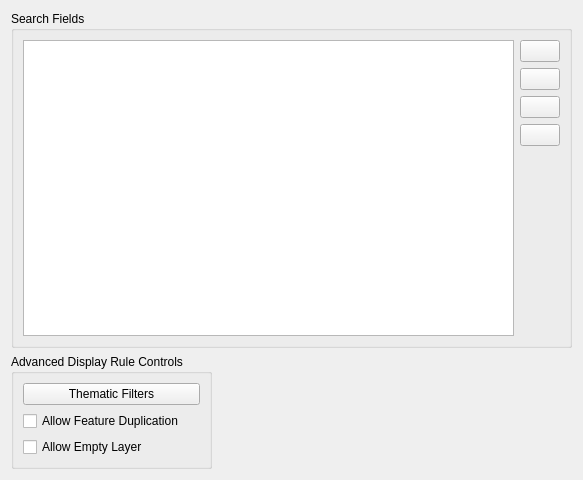
                <widget class="QWidget" name="WStackPage">
                  <attribute name="id">
                    <number>1</number>
                  </attribute>
                  <layout class="QGridLayout">
                    <item row="1" column="0">
                      <layout class="QHBoxLayout">
                        <item>
                          <widget class="QGroupBox" name="resourceRulesBox">
                            <property name="title">
                              <string>Advanced Display Rule Controls</string>
                            </property>
                            <layout class="QVBoxLayout">
                              <item>
                                <layout class="QHBoxLayout">
                                  <item>
                                    <widget class="QPushButton" name="thematicFiltersButton">
                                      <property name="text">
                                        <string>Thematic Filters</string>
                                      </property>
                                    </widget>
                                  </item>
                                </layout>
                              </item>
                              <item>
                                <widget class="QCheckBox" name="featureDuplicationCheck">
                                  <property name="text">
                                    <string>Allow Feature Duplication</string>
                                  </property>
                                </widget>
                              </item>
                              <item>
                                <widget class="QCheckBox" name="emptyLayerCheck">
                                  <property name="text">
                                    <string>Allow Empty Layer</string>
                                  </property>
                                </widget>
                              </item>
                            </layout>
                          </widget>
                        </item>
                        <item>
                          <spacer name="spacer76">
                            <property name="sizeHint">
                              <size>
                                <width>360</width>
                                <height>31</height>
                              </size>
                            </property>
                            <property name="sizeType">
                              <enum>QSizePolicy::Expanding</enum>
                            </property>
                            <property name="orientation">
                              <enum>Qt::Horizontal</enum>
                            </property>
                          </spacer>
                        </item>
                      </layout>
                    </item>
                    <item row="0" column="0">
                      <widget class="QGroupBox" name="groupBox4">
                        <property name="title">
                          <string>Search Fields</string>
                        </property>
                        <layout class="QGridLayout">
                          <item row="0" column="1">
                            <widget class="QPushButton" name="add_field_btn">
                              <property name="enabled">
                                <bool>true</bool>
                              </property>
                              <property name="sizePolicy">
                                <sizepolicy>
                                  <hsizetype>5</hsizetype>
                                  <vsizetype>0</vsizetype>
                                  <horstretch>0</horstretch>
                                  <verstretch>0</verstretch>
                                </sizepolicy>
                              </property>
                              <property name="maximumSize">
                                <size>
                                  <width>32767</width>
                                  <height>32767</height>
                                </size>
                              </property>
                              <property name="text">
                                <string/>
                              </property>
                              <property name="icon">
                                <pixmap>filenew</pixmap>
                              </property>
                              <property name="toolTip" stdset="0">
                                <string>Add Search Field</string>
                              </property>
                            </widget>
                          </item>
                          <item row="1" column="1">
                            <widget class="QPushButton" name="delete_field_btn">
                              <property name="enabled">
                                <bool>true</bool>
                              </property>
                              <property name="sizePolicy">
                                <sizepolicy>
                                  <hsizetype>5</hsizetype>
                                  <vsizetype>0</vsizetype>
                                  <horstretch>0</horstretch>
                                  <verstretch>0</verstretch>
                                </sizepolicy>
                              </property>
                              <property name="maximumSize">
                                <size>
                                  <width>32767</width>
                                  <height>32767</height>
                                </size>
                              </property>
                              <property name="text">
                                <string/>
                              </property>
                              <property name="icon">
                                <pixmap>editdelete.png</pixmap>
                              </property>
                              <property name="toolTip" stdset="0">
                                <string>Remove Search Field</string>
                              </property>
                            </widget>
                          </item>
                          <item row="2" column="1">
                            <widget class="QPushButton" name="move_field_up_btn">
                              <property name="enabled">
                                <bool>true</bool>
                              </property>
                              <property name="sizePolicy">
                                <sizepolicy>
                                  <hsizetype>5</hsizetype>
                                  <vsizetype>0</vsizetype>
                                  <horstretch>0</horstretch>
                                  <verstretch>0</verstretch>
                                </sizepolicy>
                              </property>
                              <property name="maximumSize">
                                <size>
                                  <width>32767</width>
                                  <height>32767</height>
                                </size>
                              </property>
                              <property name="text">
                                <string/>
                              </property>
                              <property name="icon">
                                <pixmap>up.png</pixmap>
                              </property>
                              <property name="toolTip" stdset="0">
                                <string>Move Search Field Up</string>
                              </property>
                            </widget>
                          </item>
                          <item row="3" column="1">
                            <widget class="QPushButton" name="move_field_down_btn">
                              <property name="enabled">
                                <bool>true</bool>
                              </property>
                              <property name="sizePolicy">
                                <sizepolicy>
                                  <hsizetype>5</hsizetype>
                                  <vsizetype>0</vsizetype>
                                  <horstretch>0</horstretch>
                                  <verstretch>0</verstretch>
                                </sizepolicy>
                              </property>
                              <property name="maximumSize">
                                <size>
                                  <width>32767</width>
                                  <height>32767</height>
                                </size>
                              </property>
                              <property name="text">
                                <string/>
                              </property>
                              <property name="icon">
                                <pixmap>down.png</pixmap>
                              </property>
                              <property name="toolTip" stdset="0">
                                <string>Move Search Field Down</string>
                              </property>
                            </widget>
                          </item>
                          <item row="4" column="1">
                            <spacer name="spacer8">
                              <property name="sizeHint">
                                <size>
                                  <width>31</width>
                                  <height>190</height>
                                </size>
                              </property>
                              <property name="sizeType">
                                <enum>QSizePolicy::Expanding</enum>
                              </property>
                              <property name="orientation">
                                <enum>Qt::Vertical</enum>
                              </property>
                            </spacer>
                          </item>
                          <item row="0" column="0" rowspan="5" colspan="1">
                            <widget class="QTableView" name="fields_table">
                              <property name="showGrid">
                                <bool>false</bool>
                              </property>
                              <column>
                                <property name="text">
                                  <string>Name</string>
                                </property>
                              </column>
                              <column>
                                <property name="text">
                                  <string>Use</string>
                                </property>
                              </column>
                            </widget>
                          </item>
                        </layout>
                      </widget>
                    </item>
                  </layout>
                </widget>
